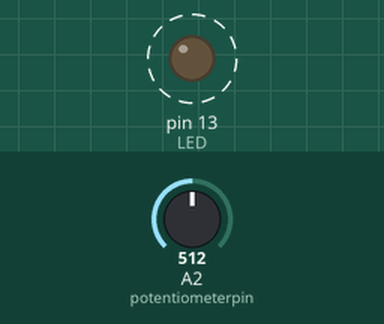
Bench run of a sketch on a simulated Arduino Uno, built with avr-gcc and run on an emulated ATmega328P. On the bench: output pins drawn as LEDs (lit = HIGH). Dashed ring = blinking. Inputs (shaded band) come from the test bench; at power-on: A2 (potentiometerpin) = 512.

Above: at 1.9 s.
2.0 s: A2 (potentiometerpin) set to 122
At 2.71 s:
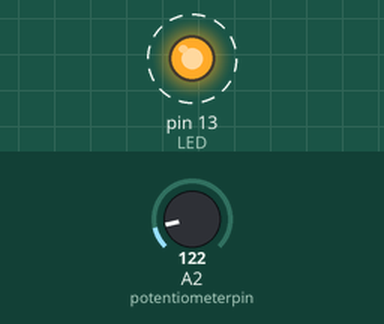
5.5 s: A2 (potentiometerpin) set to 0
At 5.76 s:
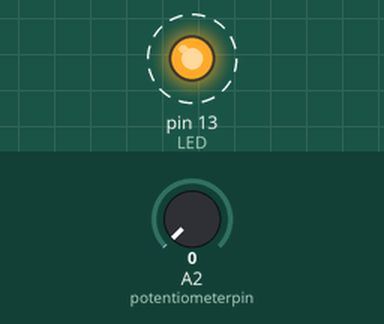
Timing chart, 0 to 15.0 s (numbered marks = the images above; inputs shaded):
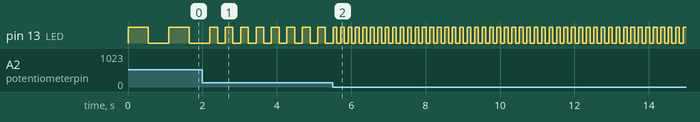

Measured:
- after the input at 2.0 s, pin 13 (LED): alternates HIGH for 0.21 s and LOW for 0.21 s, starting after 0.41 s
- after the input at 5.5 s, pin 13 (LED): alternates HIGH for 0.10 s and LOW for 0.10 s, starting after 0.11 s
- by itself, pin 13 (LED): alternates HIGH for 0.55 s and LOW for 0.55 s

The sketch:

Potentiometer_LED.INO
```cpp
int potentiometerpin = A2;  // analog pin A2 used to connect the potentiometer
int val = 0;                // variable to read the value from the analog pin
int LED = 13;               // assign LED to pin

void setup() {
  // set pin mode
  pinMode(LED, OUTPUT);
}

void loop() {
  val = analogRead(potentiometerpin);              // read value from potentiometer (0 to 1023)
  val = map(val, 0, 1023, 100, 1000);               // scale to use with LED delay

  digitalWrite(LED, HIGH);                          // turn LED on
  delay(val);                                       // wait
  digitalWrite(LED, LOW);                           // turn LED off
  delay(val);                                       // wait
}
```
